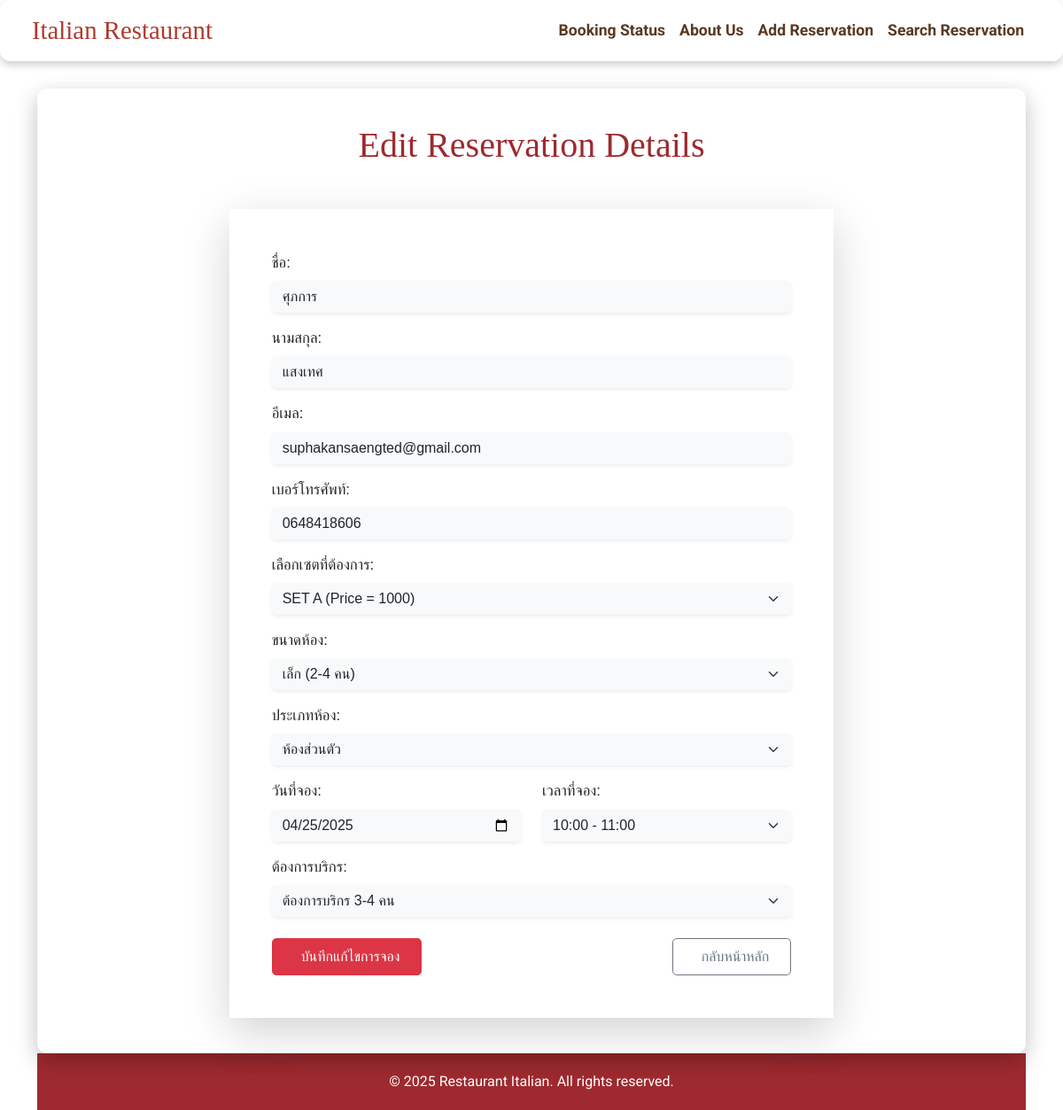
Page /edit/4/ on the committed database.
### jod_application/models.py (models this page shows, shortened)
class JodApplication(models.Model):
    STATUS_CHOICES = [
        ('standard', 'ต้องการบริกร 1-2 คน'),
        ('premium', 'ต้องการบริกร 3-4 คน'),
        ('super premium', 'ต้องการบริกร 5-6 คน'),
    ]
    first_name = models.CharField(max_length=100)
    last_name = models.CharField(max_length=100)
    email = models.EmailField()
    phone_number = models.CharField(max_length=15)
    room_type = models.CharField(max_length=100)
    room_size = models.CharField(max_length=100)
    set_food = models.CharField(max_length=100)
    booking_date = models.DateField()
    booking_time = models.TimeField()
    application_status = models.CharField(max_length=30, choices=STATUS_CHOICES, default='waiting')

### jod_application/views.py (the view)
# urls.py: path('edit/<int:pk>/', views.edit_application, name='edit_application'),
def edit_application(request, pk):
    application = get_object_or_404(JodApplication, pk=pk)
    if request.method == 'POST':
        form = JodApplicationForm(request.POST, instance=application)
        if form.is_valid():
            form.save()
            return redirect('home')
    else:
        form = JodApplicationForm(instance=application)
    return render(request, 'edit_application.html', {'form': form, 'application': application})

### jod_application/forms.py
class JodApplicationForm(forms.ModelForm):
    room_type = forms.ChoiceField(choices=ROOM_TYPE_CHOICES, widget=forms.Select())
    room_size = forms.ChoiceField(choices=ROOM_SIZE_CHOICES, widget=forms.Select())
    booking_time = forms.ChoiceField(choices=TIME_CHOICES, widget=forms.Select())
    set_food = forms.ChoiceField(choices=SET_CHOICES, widget=forms.Select())  # ✅ เพิ่มบรรทัดนี้
    booking_date = forms.DateField(widget=forms.DateInput(attrs={'type': 'date'}))
    class Meta:
        model = JodApplication
        fields = [
            'first_name', 'last_name', 'email', 'phone_number',
            'room_type', 'room_size', 'set_food',
            'booking_date', 'booking_time', 'application_status'
        ]
        widgets = {
            'application_status': forms.Select(choices=JodApplication.STATUS_CHOICES),
        }

### jod_application/templates/edit_application.html (shortened to what this page needs)
{% extends 'base.html' %}
{% load widget_tweaks %}
{% block content %}
<h1 class="text-center mb-5" style="font-family: 'Playfair Display', serif; color: #9e2a2f;">
  Edit Reservation Details
</h1>
<div class="row justify-content-center">
  <div class="col-lg-8">
    <form method="post" class="p-5 rounded-4 shadow-lg" style="background-color: rgba(255, 255, 255, 0.95); font-family: 'Prompt', sans-serif;">
      <div class="mb-3">
        <label for="id_first_name" class="form-label fw-semibold text-dark">ชื่อ:</label>
        {{ form.first_name|add_class:"form-control bg-light border-0 rounded-3 shadow-sm" }}
      </div>
      <div class="mb-3">
        <label for="id_last_name" class="form-label fw-semibold text-dark">นามสกุล:</label>
        {{ form.last_name|add_class:"form-control bg-light border-0 rounded-3 shadow-sm" }}
      </div>
      <div class="mb-3">
        <label for="id_email" class="form-label fw-semibold text-dark">อีเมล:</label>
        {{ form.email|add_class:"form-control bg-light border-0 rounded-3 shadow-sm" }}
      </div>
      <div class="mb-3">
        <label for="id_phone_number" class="form-label fw-semibold text-dark">เบอร์โทรศัพท์:</label>
        {{ form.phone_number|add_class:"form-control bg-light border-0 rounded-3 shadow-sm" }}
      </div>
      <div class="mb-3">
        <label for="id_set_food" class="form-label fw-semibold text-dark">เลือกเซตที่ต้องการ:</label>
        {{ form.set_food|add_class:"form-select bg-light border-0 rounded-3 shadow-sm" }}
      </div>
      <div class="mb-3">
        <label for="id_room_size" class="form-label fw-semibold text-dark">ขนาดห้อง:</label>
        {{ form.room_size|add_class:"form-select bg-light border-0 rounded-3 shadow-sm" }}
      </div>
      <div class="mb-3">
        <label for="id_room_type" class="form-label fw-semibold text-dark">ประเภทห้อง:</label>
        {{ form.room_type|add_class:"form-select bg-light border-0 rounded-3 shadow-sm" }}
      </div>
      <div class="row mb-3">
        <div class="col-md-6">
          <label for="id_booking_date" class="form-label fw-semibold text-dark">วันที่จอง:</label>
          {{ form.booking_date|add_class:"form-control bg-light border-0 rounded-3 shadow-sm" }}
        </div>
        <div class="col-md-6">
          <label for="id_booking_time" class="form-label fw-semibold text-dark">เวลาที่จอง:</label>
          {{ form.booking_time|add_class:"form-select bg-light border-0 rounded-3 shadow-sm" }}
        </div>
      </div>
      <div class="mb-3">
        <label for="id_application_status" class="form-label fw-semibold text-dark">ต้องการบริกร:</label>
        {{ form.application_status|add_class:"form-select bg-light border-0 rounded-3 shadow-sm" }}
      </div>
      <div class="mt-4 d-flex justify-content-between">
        <button type="submit" class="btn btn-danger px-4 py-2 rounded-3">
          บันทึกแก้ไขการจอง
        </button>
        <a href="{% url 'home' %}" class="btn btn-outline-secondary px-4 py-2 rounded-3">
          กลับหน้าหลัก
        </a>
      </div>
    </form>
  </div>
</div>
{% endblock %}

### jod_application/templates/base.html (style rules this page uses)
html, body { height: 100%; margin: 0; display: flex; flex-direction: column; }
body { font-family: 'Roboto', sans-serif; color: #5a3921; overflow-x: hidden; cursor: url('https://cdn.pixabay.com/photo/2021/03/16/11/38/fork-6098512_960_720.png'), auto; animation: fadeIn 1.5s ease-in; }
body::before { content: ""; position: fixed; top: 0; left: 0; width: 100%; height: 100%; background: url('https://cdn.pixabay.com/photo/2016/02/10/13/35/hotel-1191718_1280.jpg') no-repeat center center fixed; background-size: cover; filter: blur(6px) brightness(0.8); z-index: -1; }
h1, h2, h3, .navbar-brand { font-family: 'Playfair Display', serif; color: #b03a2e; }
a { text-decoration: none; }

### rows in the picture
JodApplication: first_name "ศุภการ", last_name "แสงเทศ", email "suphakansaengted@gmail.com", phone_number "0648418606", set_food "SET A (Price = 1000)", room_size "เล็ก (2-4 คน)", room_type "ห้องส่วนตัว", booking_date "04/25/2025", booking_time "10:00 - 11:00", application_status "ต้องการบริกร 3-4 คน"
